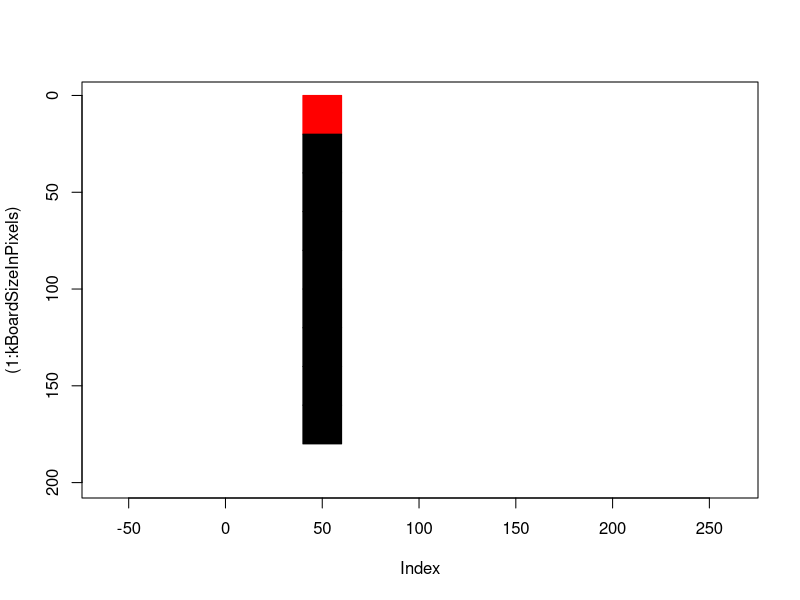
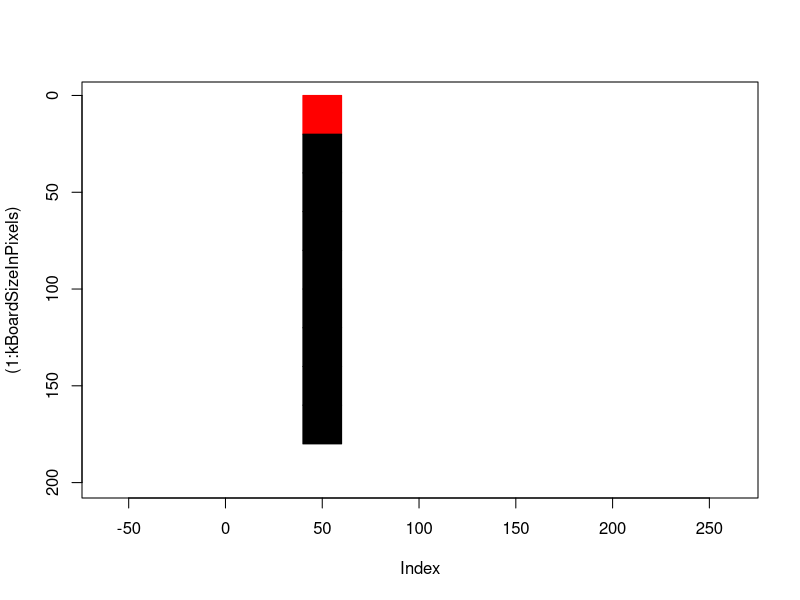
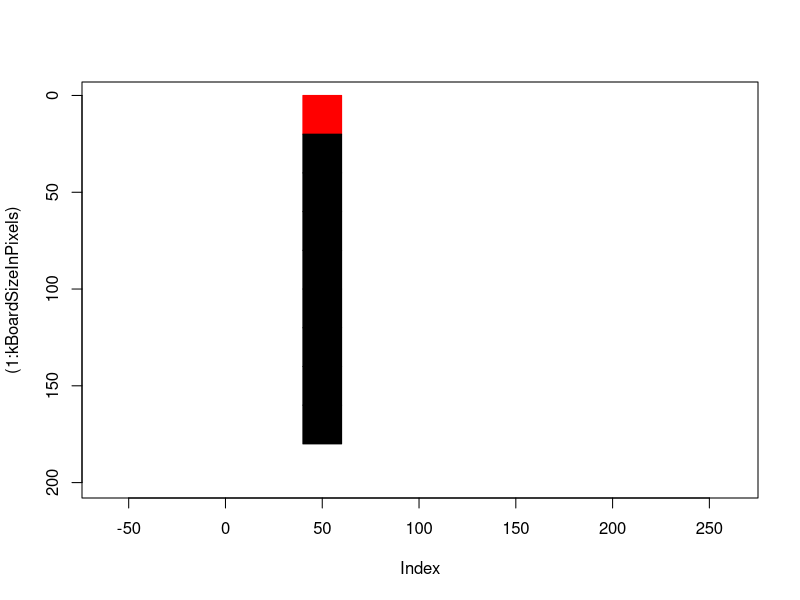
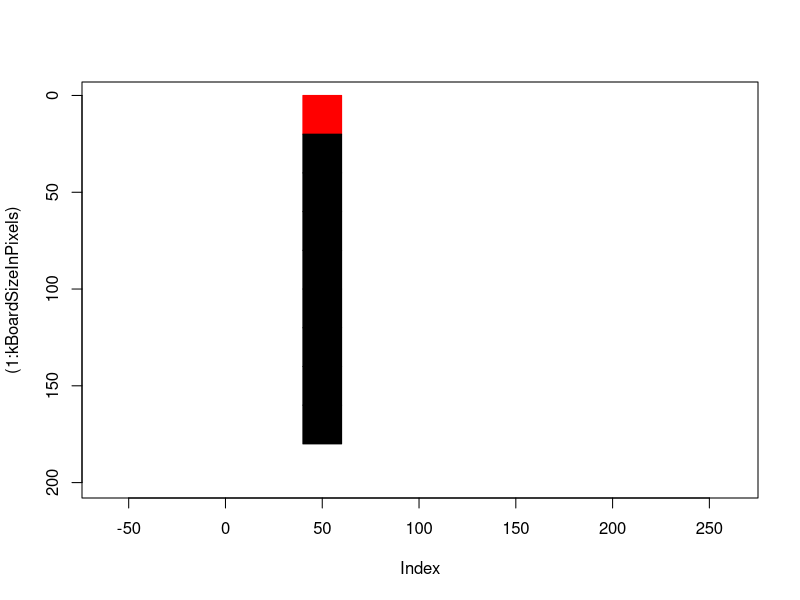
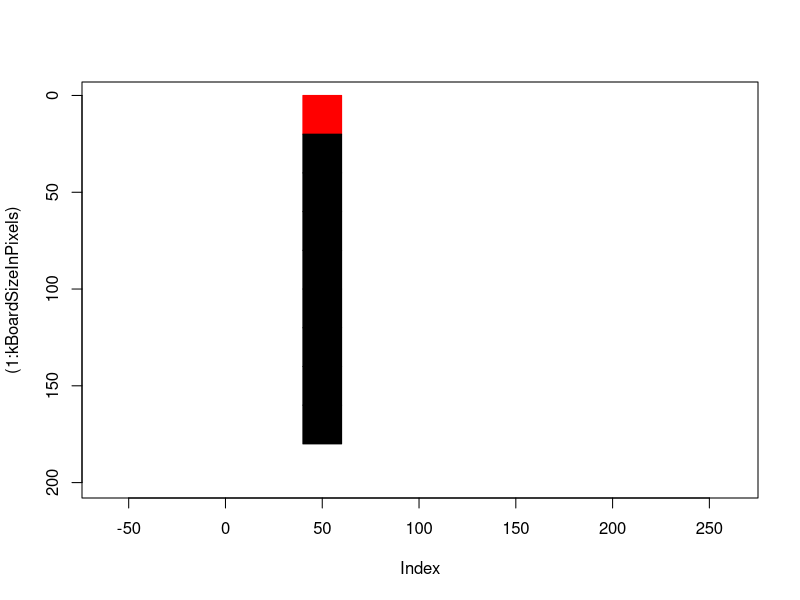
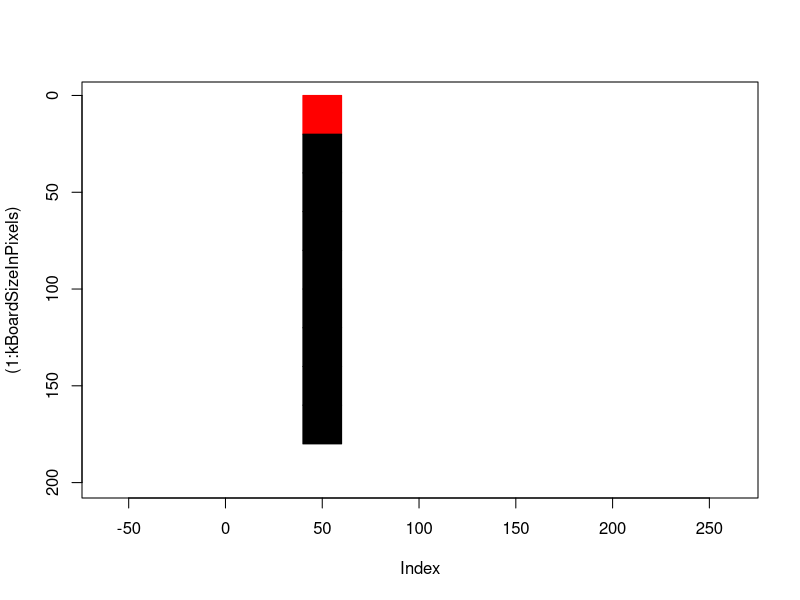
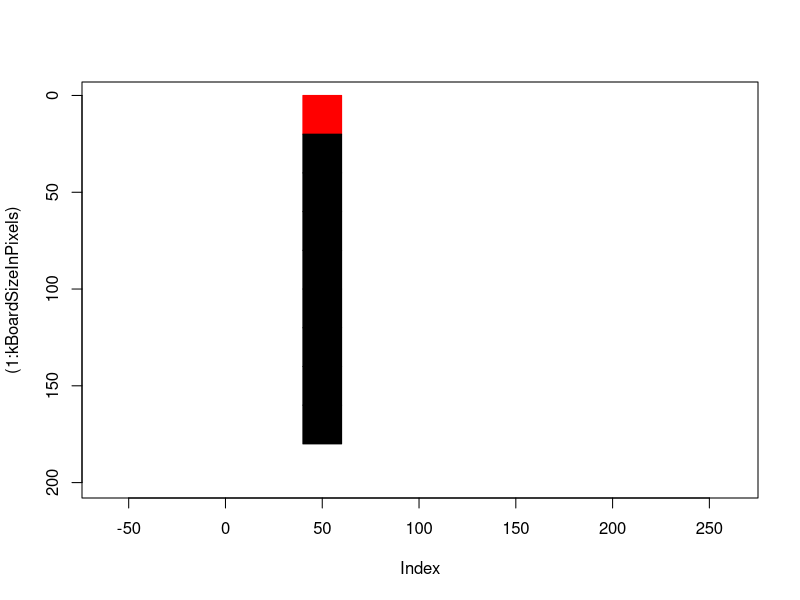
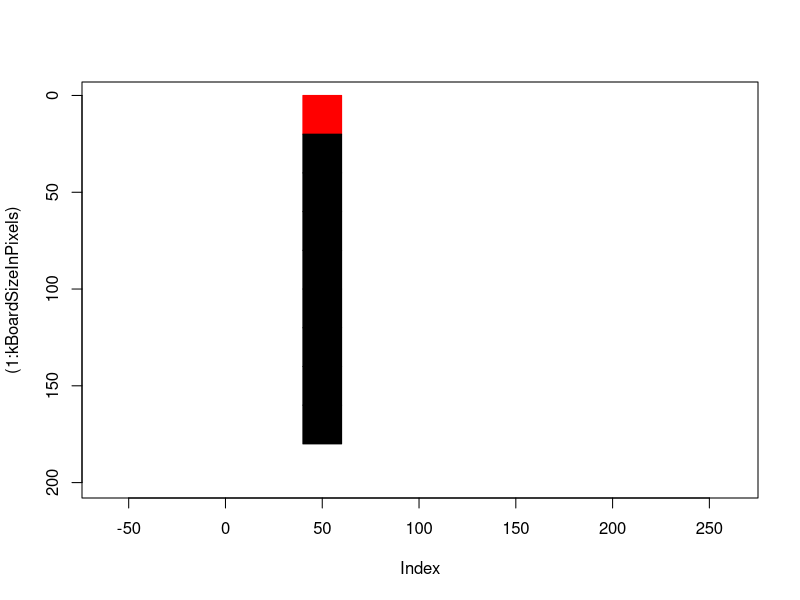

Generate these figures, in order, with R: (Note: a time limit stopped this script after it produced the figures.)
# Constants
kBoardSize <- 10
kTileSize <- 20
kBoardSizeInPixels <- kBoardSize * kTileSize

# --- Snake initialization ---
x <- c(3, 3, 3, 3, 3, 3, 3, 3, 3)
y <- c(1, 2, 3, 4, 5, 6, 7, 8, 9)

# Matrix with 2 columns (x and y) where rows are snake's segments
# cbind -> column bind. It merges/zips two vectors(columns) to make one matrix
snake.body.coordinates <<- cbind(x, y)      

# Remembers last typed key
# It allows to redo the last move by pressing ENTER 
snake.last.action <<- "NO ACTION TAKEN YET" 
snake.moves.counter <<- 0

# --- Drawing functions---
drawBox <- function(x, y, filling, color){
    # It takes grid coordinates and converts them into axis scale (imagine it as pixels)
    
    # Pair of x and y for opposite square's corners
    corner.bottom_left <- c((x - 1) * kTileSize, (y - 1) * kTileSize)
    corner.upper_right <- c((x - 1) * kTileSize + kTileSize, (y - 1) * kTileSize + kTileSize)
        
    # Draw rectangle with filling
    rect(xleft = corner.bottom_left[1], ybottom = corner.bottom_left[2], 
         xright = corner.upper_right[1], ytop = corner.upper_right[2],
         density = filling, col = color)
}

clearBoard <- function(){
    # Force using new plot
    
    # type "n" means "dont draw anything at the beginning"
    # ylim -> reverse axis (count from top to bottom)
    # asp -> aspect ratio (keep square tiles)
    plot((1:kBoardSizeInPixels), type = "n", ylim = rev(range(1:kBoardSizeInPixels)), asp = 1)
}

drawBoardGrid <- function(){
    for(y in seq(from = 1, to = kBoardSize, by = 1)){
        for(x in seq(from = 1, to = kBoardSize, by = 1)){
            drawBox(x, y, filling = 0)
        } 
    }
}

drawSnake <- function(){
    # Draw each snake's segments by iterating through the entire snake.body.coordinates vector
    
    for(row.index in (1:nrow(snake.body.coordinates))){
        # take one row and all columns (x and y)
        # print(snake.body.coordinates[row.index, ])
        x = snake.body.coordinates[row.index, 1]
        y = snake.body.coordinates[row.index, 2]
        
        # Head has different color
        if(row.index == 1){
            # NA - Black filling
            drawBox(x, y, filling = NA, color = "red")
        }else{
            drawBox(x, y, filling = NA, color = "black")
        }
    }
}

crawl <- function(new.head.x, new.head.y){
    # Add new head as first row (push to the front)
    snake.body.coordinates <<- rbind(c(new.head.x, new.head.y), snake.body.coordinates)
    
    # Remove old tail by removing entire last row
    snake.body.coordinates <<- snake.body.coordinates[1:nrow(snake.body.coordinates) - 1, ]
    
    print(snake.body.coordinates)
}


# --- Snake movement ---
checkCollisions <- function(){
    unique.snake.body.coordinates <- unique(snake.body.coordinates)
    # If at least two snake's segments are in the same coordinates
    # then body collision occured
    if(nrow(unique.snake.body.coordinates) != nrow(snake.body.coordinates)){
        stop("Game over! Body collision detected :(")
    }
}

moveInDirection <- function(key){
    # Temporary variables
    head.x <- snake.body.coordinates[1, 1]
    head.y <- snake.body.coordinates[1, 2]

    switch(key,
           w={
               print('W')
               new.head.x <- head.x
               
               # Collision detection
               # Don't allow for crossing the borders
               # If collision occurs - abandon move
               if(head.y > 1){
                   new.head.y <- head.y - 1
                   crawl(new.head.x, new.head.y)
               }else{
                   new.head.y <- head.y
               }
           },
           s={
               print('S')
               new.head.x <- head.x
               if(head.y < kBoardSize){
                   new.head.y <- head.y + 1
                   crawl(new.head.x, new.head.y)
               }else{
                   new.head.y <- head.y
               }
           },
           a={
               print('A')
               new.head.y <- head.y
               if(head.x > 1){
                   new.head.x <- head.x - 1
                   crawl(new.head.x, new.head.y)
               }else{
                   new.head.x <- head.x
               }
           },
           d={
               print('D')
               new.head.y <- head.y
               if(head.x < kBoardSize){
                   new.head.x <- head.x + 1
                   crawl(new.head.x, new.head.y)
               }else{
                   new.head.x <- head.x
               }
           },
           q={
               stop("Exiting game...")
           },
           {
               # What happens when none of keys listed above were eneterd...
               # Leave empty
           })
    checkCollisions()
}

readKeyboardInput <- function(){
    # Read input from command line
    snake.next_direction <- readline()
    
    # If ENTER then repeat last action
    if(snake.next_direction == ""){
        moveInDirection(snake.last.action)
    }else{
    # If any other key, then move and remember it
        moveInDirection(snake.next_direction)
        snake.last.action <<- snake.next_direction
    }
    
    # Display moves counter to the console
    snake.moves.counter <<- snake.moves.counter + 1
    cat("Moves taken: ", snake.moves.counter)
}

# Game loop
repeat{
    clearBoard()
    #drawBoardGrid()
    drawSnake()
    readKeyboardInput()
    
    # loop delay
    # Sys.sleep(0.7)
}
